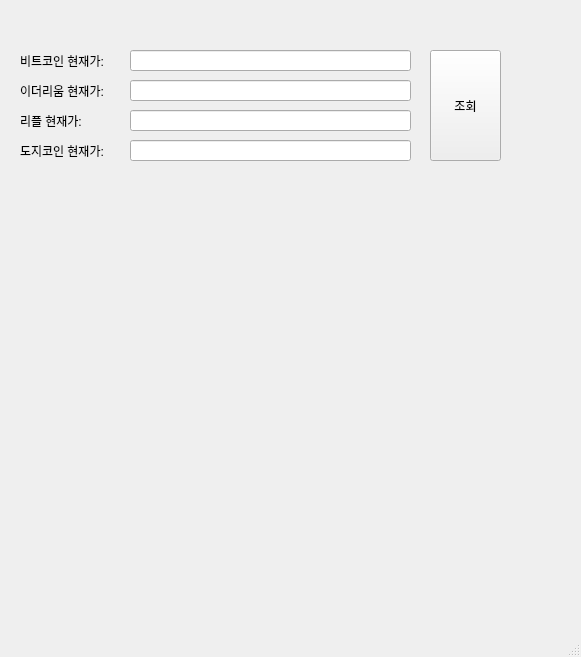
<?xml version="1.0" encoding="UTF-8"?>
<ui version="4.0">
 <class>MainWindow</class>
 <widget class="QMainWindow" name="MainWindow">
  <property name="geometry">
   <rect>
    <x>0</x>
    <y>0</y>
    <width>581</width>
    <height>657</height>
   </rect>
  </property>
  <property name="windowTitle">
   <string>업비트 시세 조회기</string>
  </property>
  <property name="windowIcon">
   <iconset>
    <normaloff>../../Downloads/b8da0e06b758ff3c09be4061106d0f5f-bitcoin.png</normaloff>../../Downloads/b8da0e06b758ff3c09be4061106d0f5f-bitcoin.png</iconset>
  </property>
  <widget class="QWidget" name="centralwidget">
   <widget class="QPushButton" name="pushButton">
    <property name="geometry">
     <rect>
      <x>430</x>
      <y>50</y>
      <width>71</width>
      <height>111</height>
     </rect>
    </property>
    <property name="text">
     <string>조회</string>
    </property>
   </widget>
   <widget class="QLabel" name="label">
    <property name="geometry">
     <rect>
      <x>20</x>
      <y>50</y>
      <width>111</width>
      <height>21</height>
     </rect>
    </property>
    <property name="text">
     <string>비트코인 현재가:</string>
    </property>
   </widget>
   <widget class="QLineEdit" name="lineEdit">
    <property name="geometry">
     <rect>
      <x>130</x>
      <y>50</y>
      <width>281</width>
      <height>21</height>
     </rect>
    </property>
   </widget>
   <widget class="QLabel" name="label_2">
    <property name="geometry">
     <rect>
      <x>20</x>
      <y>80</y>
      <width>111</width>
      <height>21</height>
     </rect>
    </property>
    <property name="text">
     <string>이더리움 현재가:</string>
    </property>
   </widget>
   <widget class="QLineEdit" name="lineEdit_2">
    <property name="geometry">
     <rect>
      <x>130</x>
      <y>80</y>
      <width>281</width>
      <height>21</height>
     </rect>
    </property>
    <property name="text">
     <string/>
    </property>
   </widget>
   <widget class="QLineEdit" name="lineEdit_3">
    <property name="geometry">
     <rect>
      <x>130</x>
      <y>110</y>
      <width>281</width>
      <height>21</height>
     </rect>
    </property>
    <property name="text">
     <string/>
    </property>
   </widget>
   <widget class="QLabel" name="label_3">
    <property name="geometry">
     <rect>
      <x>20</x>
      <y>110</y>
      <width>111</width>
      <height>21</height>
     </rect>
    </property>
    <property name="text">
     <string>리플 현재가:</string>
    </property>
   </widget>
   <widget class="QLineEdit" name="lineEdit_4">
    <property name="geometry">
     <rect>
      <x>130</x>
      <y>140</y>
      <width>281</width>
      <height>21</height>
     </rect>
    </property>
    <property name="text">
     <string/>
    </property>
   </widget>
   <widget class="QLabel" name="label_4">
    <property name="geometry">
     <rect>
      <x>20</x>
      <y>140</y>
      <width>111</width>
      <height>21</height>
     </rect>
    </property>
    <property name="text">
     <string>도지코인 현재가:</string>
    </property>
   </widget>
  </widget>
  <widget class="QMenuBar" name="menubar">
   <property name="geometry">
    <rect>
     <x>0</x>
     <y>0</y>
     <width>581</width>
     <height>26</height>
    </rect>
   </property>
  </widget>
  <widget class="QStatusBar" name="statusbar"/>
 </widget>
 <resources/>
 <connections/>
</ui>
